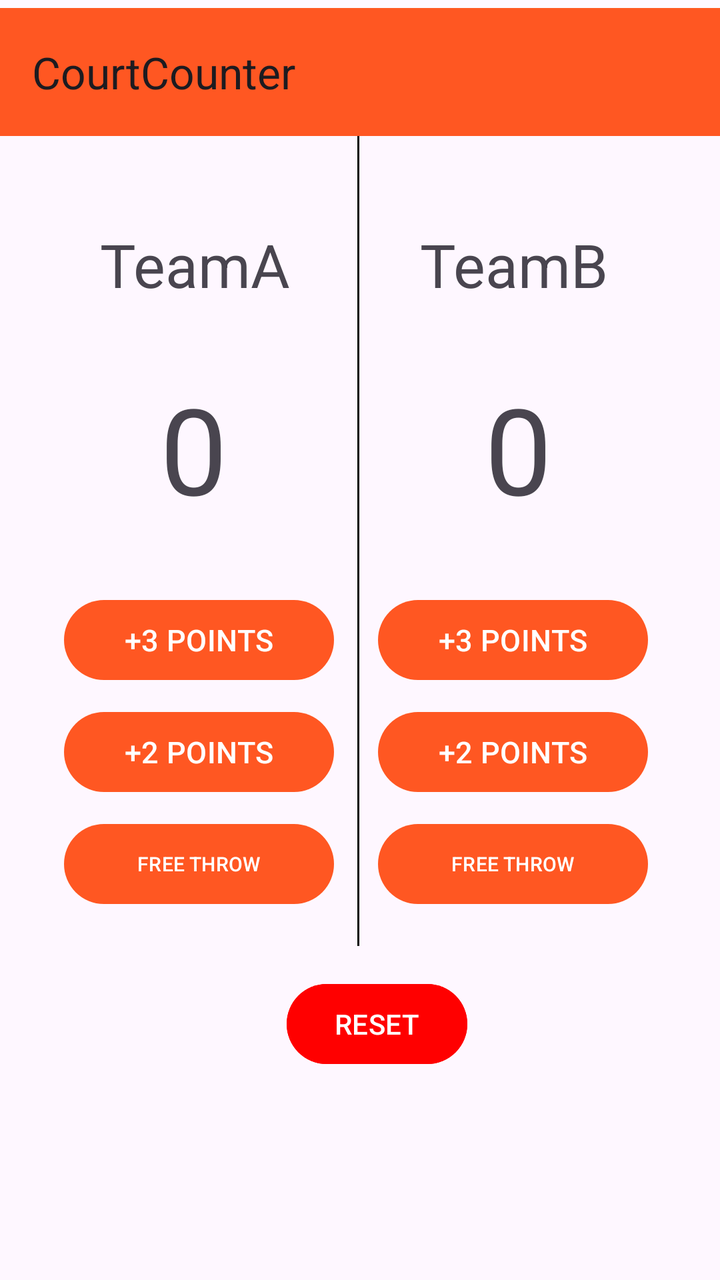
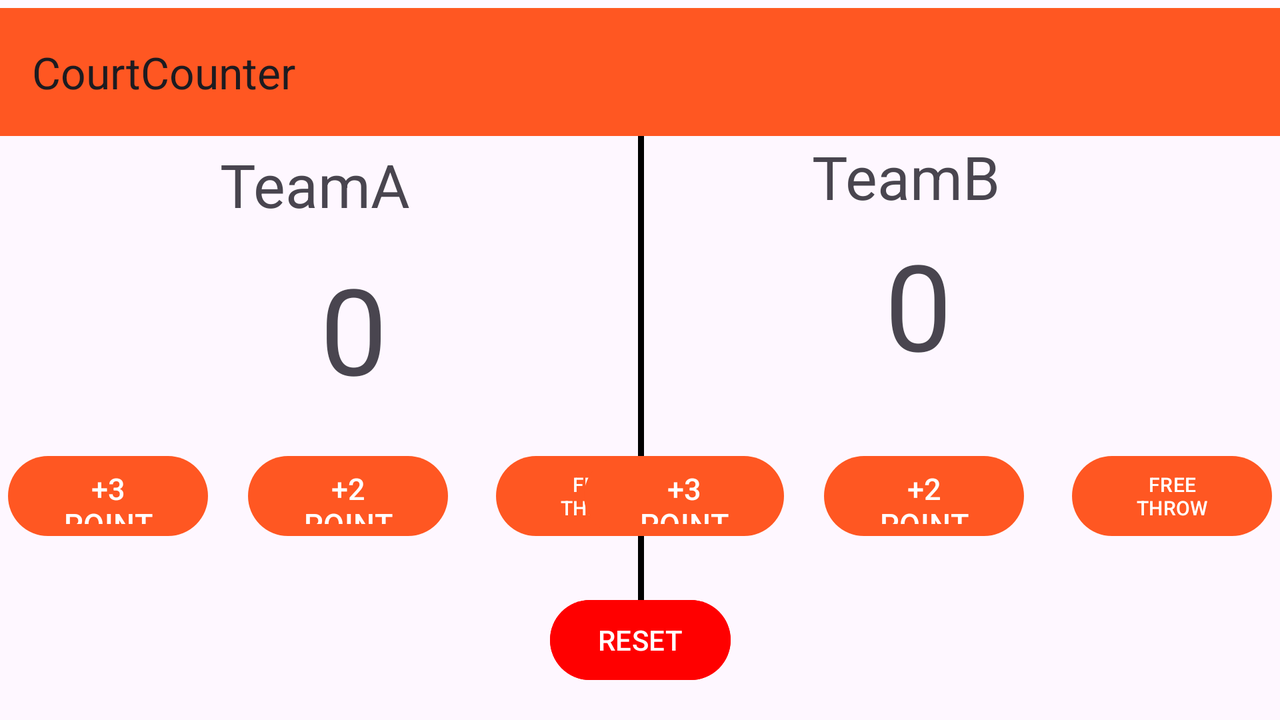

First picture: res/layout/ on a phone held upright. Second picture: the repository's own variant of that layout, on a device whose configuration matches the variant's folder. Source for both follows.
<!-- AndroidManifest.xml: application theme Theme.Mylab -->
<!-- res/layout/activity_scoring.xml -->
<?xml version="1.0" encoding="utf-8"?>
<androidx.constraintlayout.widget.ConstraintLayout
    xmlns:android="http://schemas.android.com/apk/res/android"
    xmlns:app="http://schemas.android.com/apk/res-auto"
    xmlns:tools="http://schemas.android.com/tools"
    android:id="@+id/mylist2"
    android:layout_width="match_parent"
    android:layout_height="match_parent"
    tools:context=".Scoring">

    <androidx.appcompat.widget.Toolbar
        android:id="@+id/toolbar"
        android:layout_width="match_parent"
        android:layout_height="?attr/actionBarSize"
        android:layout_marginTop="4dp"
        android:background="?attr/colorPrimary"
        android:textSize="200sp"
        app:layout_constraintTop_toTopOf="parent"
        app:title="CourtCounter"
        tools:layout_editor_absoluteX="0dp">

    </androidx.appcompat.widget.Toolbar>

    <TextView
        android:id="@+id/TeamA"
        android:layout_width="wrap_content"
        android:layout_height="wrap_content"
        android:layout_marginTop="112dp"
        android:text="TeamA"
        android:textSize="30sp"
        app:layout_constraintEnd_toEndOf="parent"
        app:layout_constraintHorizontal_bias="0.189"
        app:layout_constraintStart_toStartOf="parent"
        app:layout_constraintTop_toTopOf="parent" />

    <TextView
        android:id="@+id/s1"
        android:layout_width="wrap_content"
        android:layout_height="wrap_content"
        android:layout_marginStart="80dp"
        android:layout_marginTop="184dp"
        android:text="0"
        android:textSize="60sp"
        app:layout_constraintStart_toStartOf="parent"
        app:layout_constraintTop_toTopOf="parent" />

    <View
        android:id="@+id/divider"
        android:layout_width="1dp"
        android:layout_height="405dp"
        android:background="#000000"
        app:layout_constraintBottom_toTopOf="@+id/btnReset"
        app:layout_constraintEnd_toEndOf="parent"
        app:layout_constraintHorizontal_bias="0.498"
        app:layout_constraintStart_toStartOf="parent"
        app:layout_constraintTop_toBottomOf="@+id/toolbar"
        app:layout_constraintVertical_bias="0.0" />

    <TextView
        android:id="@+id/TeamB"
        android:layout_width="wrap_content"
        android:layout_height="wrap_content"
        android:layout_marginTop="112dp"
        android:layout_marginEnd="56dp"
        android:text="TeamB"
        android:textSize="30sp"
        app:layout_constraintEnd_toEndOf="parent"
        app:layout_constraintTop_toTopOf="parent" />

    <TextView
        android:id="@+id/s2"
        android:layout_width="wrap_content"
        android:layout_height="wrap_content"
        android:layout_marginTop="184dp"
        android:layout_marginEnd="84dp"
        android:text="0"
        android:textSize="60sp"
        app:layout_constraintEnd_toEndOf="parent"
        app:layout_constraintTop_toTopOf="parent" />

    <Button
        android:id="@+id/btn1"
        android:layout_width="135dp"
        android:layout_height="48dp"
        android:layout_marginStart="32dp"
        android:layout_marginTop="32dp"
        android:onClick="onScoreButtonClick"
        android:text="+3 POINTS"
        android:textSize="15sp"
        app:layout_constraintStart_toStartOf="parent"
        app:layout_constraintTop_toBottomOf="@id/s1" />

    <Button
        android:id="@+id/btn2"
        android:layout_width="135dp"
        android:layout_height="48dp"
        android:layout_marginStart="32dp"
        android:layout_marginTop="8dp"
        android:onClick="onScoreButtonClick"
        android:text="+2 POINTS"
        android:textSize="15sp"
        app:layout_constraintStart_toStartOf="parent"
        app:layout_constraintTop_toBottomOf="@id/btn1" />

    <Button
        android:id="@+id/btn3"
        android:layout_width="135dp"
        android:layout_height="48dp"
        android:layout_marginStart="32dp"
        android:layout_marginTop="8dp"
        android:onClick="onScoreButtonClick"
        android:text="FREE THROW"
        android:textSize="10sp"
        app:layout_constraintStart_toStartOf="parent"
        app:layout_constraintTop_toBottomOf="@id/btn2" />

    <Button
        android:id="@+id/btn5"
        android:layout_width="135dp"
        android:layout_height="48dp"
        android:layout_marginTop="32dp"
        android:layout_marginEnd="36dp"
        android:onClick="onScoreButtonClick"
        android:text="+3 POINTS"
        android:textSize="15sp"
        app:layout_constraintEnd_toEndOf="parent"
        app:layout_constraintTop_toBottomOf="@id/s2" />

    <Button
        android:id="@+id/btn6"
        android:layout_width="135dp"
        android:layout_height="48dp"
        android:layout_marginTop="8dp"
        android:layout_marginEnd="36dp"
        android:onClick="onScoreButtonClick"
        android:text="+2 POINTS"
        android:textSize="15sp"
        app:layout_constraintEnd_toEndOf="parent"
        app:layout_constraintTop_toBottomOf="@id/btn5" />

    <Button
        android:id="@+id/btn7"
        android:layout_width="135dp"
        android:layout_height="48dp"
        android:layout_marginTop="8dp"
        android:layout_marginEnd="36dp"
        android:onClick="onScoreButtonClick"
        android:text="FREE THROW"
        android:textSize="10sp"
        app:layout_constraintEnd_toEndOf="parent"
        app:layout_constraintTop_toBottomOf="@id/btn6" />

    <Button
        android:id="@+id/btnReset"
        android:layout_width="wrap_content"
        android:layout_height="wrap_content"
        android:layout_marginBottom="104dp"
        android:backgroundTint="#FF0000"
        android:text="RESET"
        android:textColor="#FFFFFF"
        app:layout_constraintBottom_toBottomOf="parent"
        app:layout_constraintEnd_toEndOf="parent"
        app:layout_constraintHorizontal_bias="0.531"
        app:layout_constraintStart_toStartOf="parent"
        android:onClick="onResetButtonClick"/>
</androidx.constraintlayout.widget.ConstraintLayout>
<!-- resources referenced by this layout -->
<resources>
  <style name="Theme.Mylab" parent="Base.Theme.Mylab" />
  <style name="Base.Theme.Mylab" parent="Theme.Material3.DayNight.NoActionBar">
          
          <item name="colorPrimary">#FF5722</item>
      </style>
</resources>
<!-- res/layout-land/activity_scoring.xml (the repository's variant of the layout above) -->
<!-- drawn on the phone turned sideways -->
<?xml version="1.0" encoding="utf-8"?>
<androidx.constraintlayout.widget.ConstraintLayout xmlns:android="http://schemas.android.com/apk/res/android"
    xmlns:app="http://schemas.android.com/apk/res-auto"
    xmlns:tools="http://schemas.android.com/tools"
    android:id="@+id/mylist2"
    android:layout_width="match_parent"
    android:layout_height="match_parent"
    tools:context=".Scoring">

    <androidx.appcompat.widget.Toolbar
        android:id="@+id/toolbar"
        android:layout_width="match_parent"
        android:layout_height="?attr/actionBarSize"
        android:layout_marginTop="4dp"
        android:background="?attr/colorPrimary"
        android:textSize="200sp"
        app:layout_constraintTop_toTopOf="parent"
        app:title="CourtCounter"
        tools:layout_editor_absoluteX="0dp">

    </androidx.appcompat.widget.Toolbar>

    <TextView
        android:id="@+id/TeamA"
        android:layout_width="wrap_content"
        android:layout_height="wrap_content"
        android:layout_marginTop="72dp"
        android:text="TeamA"
        android:textSize="30sp"
        app:layout_constraintEnd_toEndOf="parent"
        app:layout_constraintHorizontal_bias="0.202"
        app:layout_constraintStart_toStartOf="parent"
        app:layout_constraintTop_toTopOf="parent" />

    <TextView
        android:id="@+id/s1"
        android:layout_width="wrap_content"
        android:layout_height="wrap_content"
        android:layout_marginStart="160dp"
        android:layout_marginTop="124dp"
        android:text="0"
        android:textSize="60sp"
        app:layout_constraintStart_toStartOf="parent"
        app:layout_constraintTop_toTopOf="parent" />

    <View
        android:id="@+id/divider"
        android:layout_width="3dp"
        android:layout_height="270dp"
        android:background="#000000"
        app:layout_constraintBottom_toTopOf="@+id/btnReset"
        app:layout_constraintEnd_toEndOf="parent"
        app:layout_constraintHorizontal_bias="0.501"
        app:layout_constraintStart_toStartOf="parent"
        app:layout_constraintTop_toBottomOf="@+id/toolbar"
        app:layout_constraintVertical_bias="0.0"
        tools:visibility="visible" />

    <TextView
        android:id="@+id/TeamB"
        android:layout_width="wrap_content"
        android:layout_height="wrap_content"
        android:layout_marginTop="68dp"
        android:layout_marginEnd="140dp"
        android:text="TeamB"
        android:textSize="30sp"
        app:layout_constraintEnd_toEndOf="parent"
        app:layout_constraintTop_toTopOf="parent" />

    <TextView
        android:id="@+id/s2"
        android:layout_width="wrap_content"
        android:layout_height="wrap_content"
        android:layout_marginTop="112dp"
        android:layout_marginEnd="164dp"
        android:text="0"
        android:textSize="60sp"
        app:layout_constraintEnd_toEndOf="parent"
        app:layout_constraintTop_toTopOf="parent" />

    <Button
        android:id="@+id/btn1"
        android:layout_width="100dp"
        android:layout_height="48dp"
        android:layout_marginStart="4dp"
        android:layout_marginTop="224dp"
        android:onClick="onScoreButtonClick"
        android:text="+3 POINTS"
        android:textSize="15sp"
        app:layout_constraintStart_toStartOf="parent"
        app:layout_constraintTop_toTopOf="parent" />

    <Button
        android:id="@+id/btn2"
        android:layout_width="100dp"
        android:layout_height="48dp"
        android:layout_marginStart="124dp"
        android:layout_marginTop="224dp"
        android:onClick="onScoreButtonClick"
        android:text="+2 POINTS"
        android:textSize="15sp"
        app:layout_constraintStart_toStartOf="parent"
        app:layout_constraintTop_toTopOf="parent" />

    <Button
        android:id="@+id/btn3"
        android:layout_width="100dp"
        android:layout_height="48dp"
        android:layout_marginStart="248dp"
        android:layout_marginTop="224dp"
        android:onClick="onScoreButtonClick"
        android:text="FREE THROW"
        android:textSize="10sp"
        app:layout_constraintStart_toStartOf="parent"
        app:layout_constraintTop_toTopOf="parent" />

    <Button
        android:id="@+id/btn5"
        android:layout_width="100dp"
        android:layout_height="48dp"
        android:layout_marginTop="32dp"
        android:layout_marginEnd="248dp"
        android:onClick="onScoreButtonClick"
        android:text="+3 POINTS"
        android:textSize="15sp"
        app:layout_constraintEnd_toEndOf="parent"
        app:layout_constraintTop_toBottomOf="@id/s2" />

    <Button
        android:id="@+id/btn6"
        android:layout_width="100dp"
        android:layout_height="48dp"
        android:layout_marginTop="224dp"
        android:layout_marginEnd="128dp"
        android:onClick="onScoreButtonClick"
        android:text="+2 POINTS"
        android:textSize="15sp"
        app:layout_constraintEnd_toEndOf="parent"
        app:layout_constraintTop_toTopOf="parent" />

    <Button
        android:id="@+id/btn7"
        android:layout_width="100dp"
        android:layout_height="48dp"
        android:layout_marginTop="224dp"
        android:layout_marginEnd="4dp"
        android:onClick="onScoreButtonClick"
        android:text="FREE THROW"
        android:textSize="10sp"
        app:layout_constraintEnd_toEndOf="parent"
        app:layout_constraintTop_toTopOf="parent" />

    <Button
        android:id="@+id/btnReset"
        android:layout_width="wrap_content"
        android:layout_height="wrap_content"
        android:layout_marginBottom="16dp"
        android:backgroundTint="#FF0000"
        android:onClick="onResetButtonClick"
        android:text="RESET"
        android:textColor="#FFFFFF"
        app:layout_constraintBottom_toBottomOf="parent"
        app:layout_constraintEnd_toEndOf="parent"
        app:layout_constraintStart_toStartOf="parent" />

</androidx.constraintlayout.widget.ConstraintLayout>
